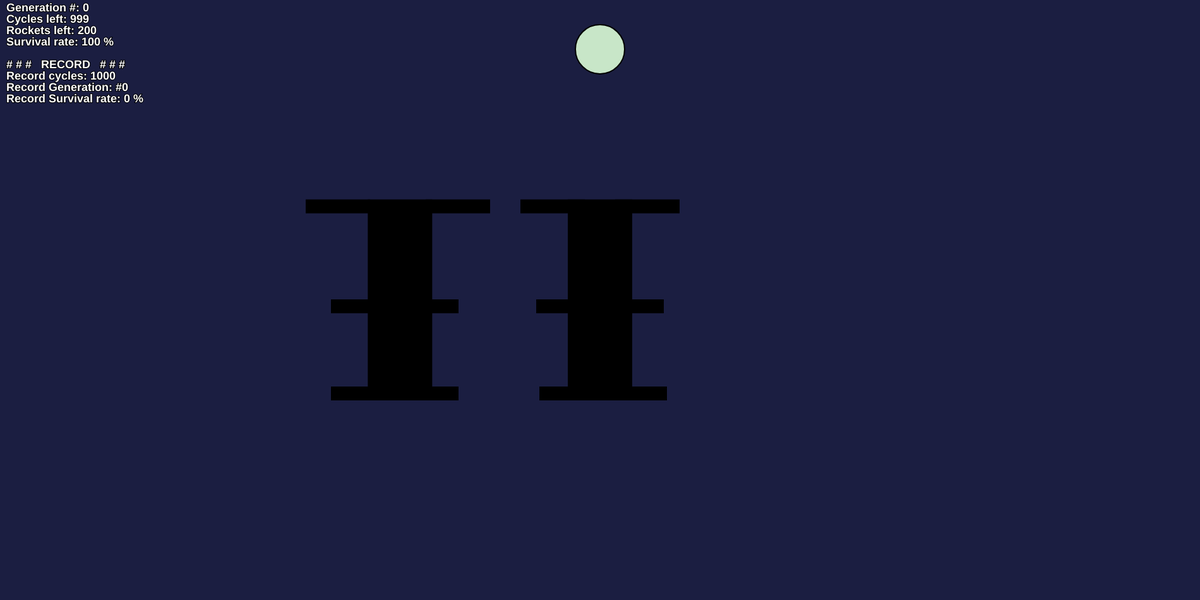
Frame 1 (no input)
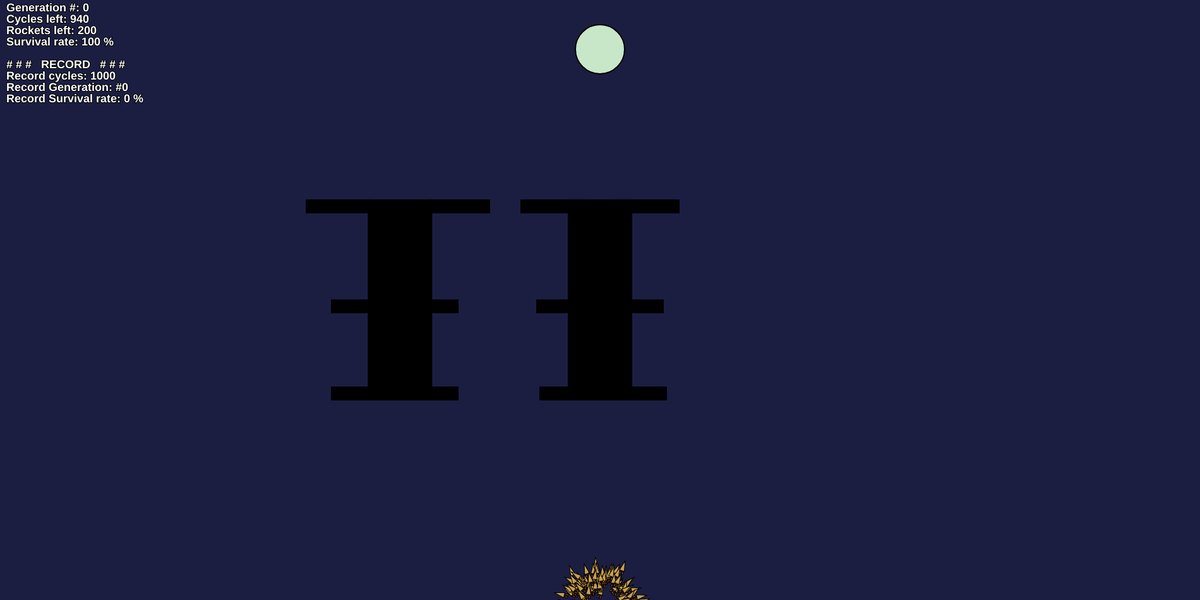
Frame 60 (no input)
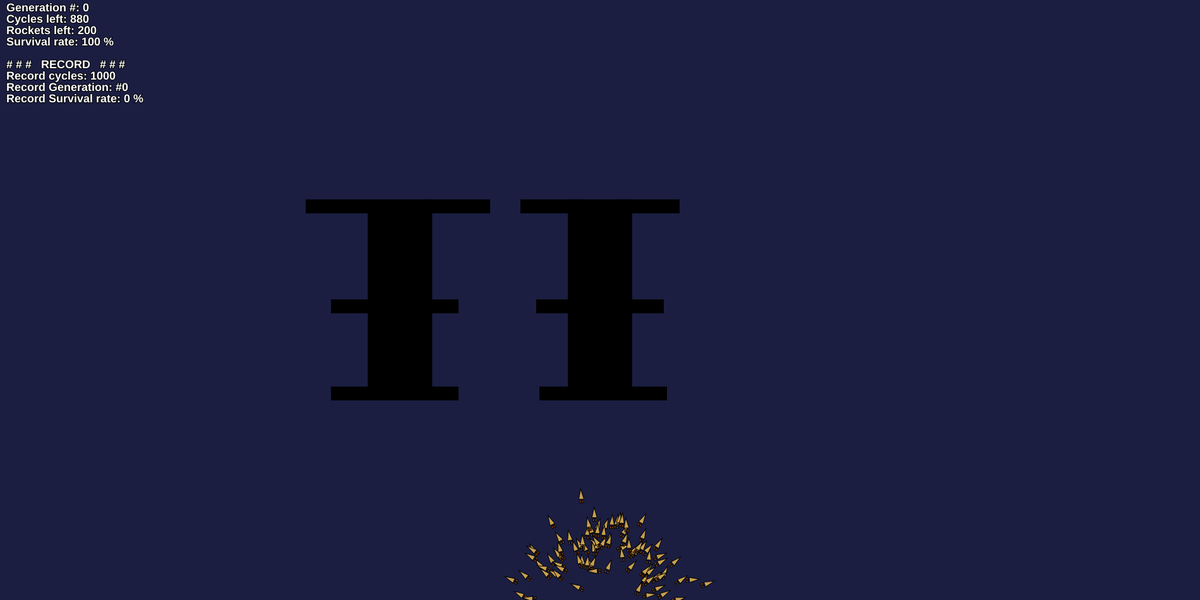
Frame 120 (the mouse pressed at the canvas centre since frame 60)

The p5.js sketch that drew these frames (run headless with seeded random() and noise() and a simulated clock; from frame 60 on, the mouse is pressed at the canvas centre):

// p5.js sketch
// ── sketch.js
// The Nature of Code
// Daniel Shiffman
// http://natureofcode.com

// Smart Rockets w/ Genetic Algorithms

// Each Rocket's DNA is an array of PVectors
// Each PVector acts as a force for each frame of animation
// Imagine an booster on the end of the rocket that can polet in any direction
// and fire at any strength every frame

// The Rocket's fitness is a function of how close it gets to the target as well as how fast it gets there

// This example is inspired by Jer Thorp's Smart Rockets
// http://www.blprnt.com/smartrockets/

let lifetime; // How long should each generation live

let population; // Population

let lifecycle; // Timer for cycle of generation
let recordtime; // Fastest time to target

let target; // Target position

//let diam = 24;          // Size of target

let obstacles = []; //an array list to keep track of all the obstacles!

function setup() {
  createCanvas(1900, 950);
  // The number of cycles we will allow a generation to live
  lifetime = 1000;

  // Initialize variables
  lifecycle = 0;
  recordtime = lifetime;
  record = 0;
  recordGeneration = 0;
  recordPercentage = 0;

  target = new Target(width / 2, 78, 78, 200, 230, 200);

  // Create a population with a mutation rate, and population max
  let mutationRate = 0.01;
  population = new Population(mutationRate, 200);

  // Create the obstacle course
  obstacles = [];

  // Fat one left
  obstacles.push(new Obstacle(width / 3 - 50, height / 3, 100, 300, 0, 0, 0));
  obstacles.push(new Obstacle(width / 4 + 10, height / 3, 100, 20, 0, 0, 0));
  obstacles.push(new Obstacle(width / 4 + 200, height / 3, 100, 20, 0, 0, 0));
  // Middle one
  obstacles.push(new Obstacle(width / 4 + 50, height / 2, 200, 20, 0, 0, 0));
  // Bottom one
  obstacles.push(new Obstacle(width / 4 + 50, height / 1.55, 200, 20, 0, 0, 0));
  

  // Fat one right
  obstacles.push(new Obstacle(width / 2 - 50, height / 3, 100, 300, 0, 0, 0));
  obstacles.push(new Obstacle(width / 4 + 350, height / 3, 100, 20, 0, 0, 0));
  obstacles.push(new Obstacle(width / 4 + 500, height / 3, 100, 20, 0, 0, 0));
  // Middle one
  obstacles.push(new Obstacle(width / 2 - 100, height / 2, 200, 20, 0, 0, 0));
  // Bottom one
  obstacles.push(new Obstacle(width / 4 + 380, height / 1.55, 200, 20, 0, 0, 0));
}

function draw() {
  background(27, 30, 65);

  // Draw the start and target positions
  target.display();


  // If the generation hasn't ended yet
  if (lifecycle < lifetime) {
    population.live(obstacles);
    if ((population.targetReached()) && (lifecycle < recordtime)) {
      recordtime = lifecycle;
      recordGeneration = population.getGenerations();
    }
    lifecycle++;
    // Otherwise a new generation
  } else {
    lifecycle = 0;
    population.calcFitness();
    population.selection();
    let currentPercentage = (population.getLivingCount() / population.getInitialCount()) * 100
    if (recordPercentage < currentPercentage && population.targetReached()) {
      recordPercentage = currentPercentage;
    }
    record = population.getMaxFitness();
    population.reproduction();
    
  }

  // Draw the obstacles
  for (let i = 0; i < obstacles.length; i++) {
    obstacles[i].display();
  }

  // Display some info
  fill(255);
  textSize(18);
  textStyle(BOLD);
  text("Generation #: " + population.getGenerations(), 10, 18);
  text("Cycles left: " + (lifetime - lifecycle), 10, 36);
  text("Rockets left: " + population.getLivingCount(), 10, 54);
  text(`Survival rate: ${(population.getLivingCount() / population.getInitialCount()) * 100} %`, 10, 72);
  text("# # #   RECORD   # # #", 10, 108);
  text("Record cycles: " + recordtime, 10, 126);
  text(`Record Generation: #${recordGeneration}`, 10, 144);
  text(`Record Survival rate: ${recordPercentage} %`, 10, 162);
}

// Move the target if the mouse is pressed
// System will adapt to new target
function mousePressed() {
  target.position.x = mouseX;
  target.position.y = mouseY;
  recordtime = lifetime;
}
// ── dna.js
// The Nature of Code
// Daniel Shiffman
// http://natureofcode.com

// Pathfinding w/ Genetic Algorithms

// DNA is an array of vectors

class DNA {
    constructor(newgenes) {
      // The maximum strength of the forces
      this.maxforce = 0.1;
  
      // The genetic sequence
      if (newgenes) {
        this.genes = newgenes;
      } else {
        this.genes = [];
        // Constructor (makes a DNA of random PVectors)
        for (let i = 0; i < lifetime; i++) {
          let angle = random(TWO_PI);
          this.genes[i] = createVector(cos(angle), sin(angle));
          this.genes[i].mult(random(0, this.maxforce));
        }
      }
  
      // Let's give each Rocket an extra boost of strength for its first frame
      this.genes[0].normalize();
    }
  
    // CROSSOVER
    // Creates new DNA sequence from two (this & and a partner)
    crossover(partner) {
      let child = new Array(this.genes.length);
      // Pick a midpoint
      let crossover = int(random(this.genes.length));
      // Take "half" from one and "half" from the other
      for (let i = 0; i < this.genes.length; i++) {
        if (i > crossover) child[i] = this.genes[i];
        else child[i] = partner.genes[i];
      }
      let newgenes = new DNA(child);
      return newgenes;
    }
  
    // Based on a mutation probability, picks a new random Vector
    mutate(m) {
      for (let i = 0; i < this.genes.length; i++) {
        if (random(1) < m) {
          let angle = random(TWO_PI);
          this.genes[i] = createVector(cos(angle), sin(angle));
          this.genes[i].mult(random(0, this.maxforce));
          //        let angle = random(-0.1,0.1);
          //        genes[i].rotate(angle);
          //        let factor = random(0.9,1.1);
          //        genes[i].mult(factor);
          if (i == 0) this.genes[i].normalize();
        }
      }
    }
  }
// ── obstacle.js
// The Nature of Code
// Daniel Shiffman
// http://natureofcode.com

// Pathfinding w/ Genetic Algorithms

// A class for an obstacle, just a simple rectangle that is drawn
// and can check if a Rocket touches it

// Also using this class for target position

class Obstacle {
    constructor(x, y, w, h, r, g, b) {
      this.position = createVector(x, y);
      this.w = w;
      this.h = h;
      this.color = color(r, g, b);
    }
  
    display() {
      stroke(0);
      fill(this.color);
      strokeWeight(2);
      rectMode(CORNER);
      rect(this.position.x, this.position.y, this.w, this.h);
    }
  
    contains(spot) {
      if (spot.x > this.position.x && spot.x < this.position.x + this.w && spot.y > this.position.y && spot.y < this.position.y + this.h) {
        return true;
      } else {
        return false;
      }
    }
  
  }
// ── population.js
// The Nature of Code
// Daniel Shiffman
// http://natureofcode.com

// Pathfinding w/ Genetic Algorithms

// A class to describe a population of "creatures"


// Initialize the population
class Population {
    constructor(m, num) {
      this.mutationRate = m; // Mutation rate
      this.population = new Array(num); // Array to hold the current population
      this.matingPool = []; // ArrayList which we will use for our "mating pool"
      this.generations = 0; // Number of generations
      //make a new set of creatures
      for (let i = 0; i < this.population.length; i++) {
        let position = createVector(width / 2, height + 20);
        this.population[i] = new Rocket(position, new DNA(), this.population.length);
      }
    }
  
  
    live(os) {
      // For every creature
      for (let i = 0; i < this.population.length; i++) {
        // If it finishes, mark it down as done!
        this.population[i].checkTarget();
        this.population[i].run(os);
      }
    }
  
    // Did anything finish?
    targetReached() {
      for (let i = 0; i < this.population.length; i++) {
        if (this.population[i].hitTarget) return true;
      }
      return false;
    }
  
    // Calculate fitness for each creature
    calcFitness() {
      for (let i = 0; i < this.population.length; i++) {
        this.population[i].calcFitness();
      }
    }

    getLivingCount() {
      let livingRockets = this.population;
      livingRockets = livingRockets.filter((rocket) => {
        return rocket.hitObstacle === false;
      })
      return livingRockets.length;
    }

    getInitialCount() {
      return this.population.length;
    }
  
    // Generate a mating pool
    selection() {
      // Clear the ArrayList
      this.matingPool = [];
  
      // Calculate total fitness of whole population
      let maxFitness = this.getMaxFitness();
  
      // Calculate fitness for each member of the population (scaled to value between 0 and 1)
      // Based on fitness, each member will get added to the mating pool a certain number of times
      // A higher fitness = more entries to mating pool = more likely to be picked as a parent
      // A lower fitness = fewer entries to mating pool = less likely to be picked as a parent
      for (let i = 0; i < this.population.length; i++) {
        let fitnessNormal = map(this.population[i].getFitness(), 0, maxFitness, 0, 1);
        let n = int(fitnessNormal * 100); // Arbitrary multiplier
        for (let j = 0; j < n; j++) {
          this.matingPool.push(this.population[i]);
        }
      }
    }
  
    // Making the next generation
    reproduction() {
      // Refill the population with children from the mating pool
      for (let i = 0; i < this.population.length; i++) {
        // Sping the wheel of fortune to pick two parents
        let m = int(random(this.matingPool.length));
        let d = int(random(this.matingPool.length));
        // Pick two parents
        let mom = this.matingPool[m];
        let dad = this.matingPool[d];
        // Get their genes
        let momgenes = mom.getDNA();
        let dadgenes = dad.getDNA();
        // Mate their genes
        let child = momgenes.crossover(dadgenes);
        // Mutate their genes
        child.mutate(this.mutationRate);
        // Fill the new population with the new child
        let position = createVector(width / 2, height + 20);
        this.population[i] = new Rocket(position, child, this.population.length);
      }
      this.generations++;
    }
  
    getGenerations() {
      return this.generations;
    }
  
    // Find highest fitness for the population
    getMaxFitness() {
      let record = 0;
      for (let i = 0; i < this.population.length; i++) {
        if (this.population[i].getFitness() > record) {
          record = this.population[i].getFitness();
        }
      }
      return record;
    }
  
  }
// ── rocket.js
// The Nature of Code
// Daniel Shiffman
// http://natureofcode.com

// Rocket class -- this is just like our Boid / Particle class
// the only difference is that it has DNA & fitness


class Rocket {
    constructor(pos, dna, totalRockets) {
      // All of our physics stuff
      this.acceleration = createVector();
      this.velocity = createVector();
      this.position = pos.copy();
      this.r = 4;
      this.dna = dna;
      this.finishTime = 0; // We're going to count how long it takes to reach target
      this.recordDist = 10000; // Some high number that will be beat instantly
  
      this.fitness = 0;
      this.geneCounter = 0;
      this.hitObstacle = false; // Am I stuck on an obstacle?
      this.hitTarget = false; // Did I reach the target
      this.outOfBounds = false; // Did I hit the edge?
    }
  
    // FITNESS FUNCTION
    // distance = distance from target
    // finish = what order did i finish (first, second, etc. . .)
    // f(distance,finish) =   (1.0f / finish^1.5) * (1.0f / distance^6);
    // a lower finish is rewarded (exponentially) and/or shorter distance to target (exponetially)
    calcFitness() {
      if (this.recordDist < 1) this.recordDist = 1;
  
      // Reward finishing faster and getting close
      this.fitness = (1 / (this.finishTime * this.recordDist));
  
      // Make the function exponential
      this.fitness = pow(this.fitness, 6);
  
      if (this.hitObstacle) this.fitness *= 0.1; // lose 90% of fitness hitting an obstacle
      if (this.hitTarget) this.fitness *= 2; // twice the fitness for finishing!
    }
  
    // Run in relation to all the obstacles
    // If I'm stuck, don't bother updating or checking for intersection
    run(os) {
      if (!this.hitObstacle && !this.hitTarget && !this.outOfBounds) {
        this.applyForce(this.dna.genes[this.geneCounter]);
        this.geneCounter = (this.geneCounter + 1) % this.dna.genes.length;
        this.update();
        // If I hit an edge or an obstacle
        this.obstacles(os);
      }
      // Draw me!
      if (!this.hitObstacle && !this.outOfBounds) {
        this.display();
      }
    }

    checkBounds(width, height) {
      if (this.position.x < 0 || this.position.x > width) {
        this.outOfBounds = true;
      }
      if (this.position.y < 0 || this.position.y > height) {
        this.outOfBounds = true;
      }
    }
  
    // Did I make it to the target?
    checkTarget() {
      let d = dist(this.position.x, this.position.y, target.position.x, target.position.y);
      if (d < this.recordDist) this.recordDist = d;
  
      if (target.contains(this.position) && !this.hitTarget) {
        this.hitTarget = true;
      } else if (!this.hitTarget) {
        this.finishTime++;
      }
    }
  
    // Did I hit an obstacle?
    obstacles(os) {
      for (let i = 0; i < os.length; i++) {
        let obs = os[i];
        if (obs.contains(this.position)) {
          this.hitObstacle = true;
        }
      }
    }
  
    applyForce(f) {
      this.acceleration.add(f);
    }
  
  
    update() {
      this.velocity.add(this.acceleration);
      this.position.add(this.velocity);
      this.acceleration.mult(0);
    }
  
    display() {
      //background(255,0,0);
      let theta = this.velocity.heading() + PI / 2;
      fill(200, 100);
      stroke(0);
      strokeWeight(1);
      push();
      translate(this.position.x, this.position.y);
      rotate(theta);
  
      // Thrusters
      rectMode(CENTER);
      fill(200, 100, 0);
      rect(-this.r / 2, this.r * 3, this.r / 2, this.r);
      rect(this.r / 2, this.r * 3, this.r / 2, this.r);
  
      // Rocket body
      fill(200, 160, 80);
      beginShape(TRIANGLES);
      vertex(0, -this.r * 2);
      vertex(-this.r, this.r * 2);
      vertex(this.r, this.r * 2);
      endShape();
  
      pop();
    }
  
    getFitness() {
      return this.fitness;
    }
  
    getDNA() {
      return this.dna;
    }
  
    stopped() {
      return this.hitObstacle;
    }
  }
// ── target.js
// The Nature of Code
// Daniel Shiffman
// http://natureofcode.com

// Pathfinding w/ Genetic Algorithms

// A class for an obstacle, just a simple rectangle that is drawn
// and can check if a Rocket touches it

// Also using this class for target position

class Target {
    constructor(x, y, w, r, g, b) {
      this.position = createVector(x, y);
      this.w = w;
      this.color = color(r, g, b);
    }
  
    display() {
      stroke(0);
      fill(this.color);
      strokeWeight(2);
    //   rectMode(CORNER);
      circle(this.position.x, this.position.y, this.w);
    }
  
    contains(spot) {
      if (spot.x > this.position.x && spot.x < this.position.x + this.w && spot.y > this.position.y && spot.y < this.position.y + this.h) {
        return true;
      } else {
        return false;
      }
    }
  
  }
